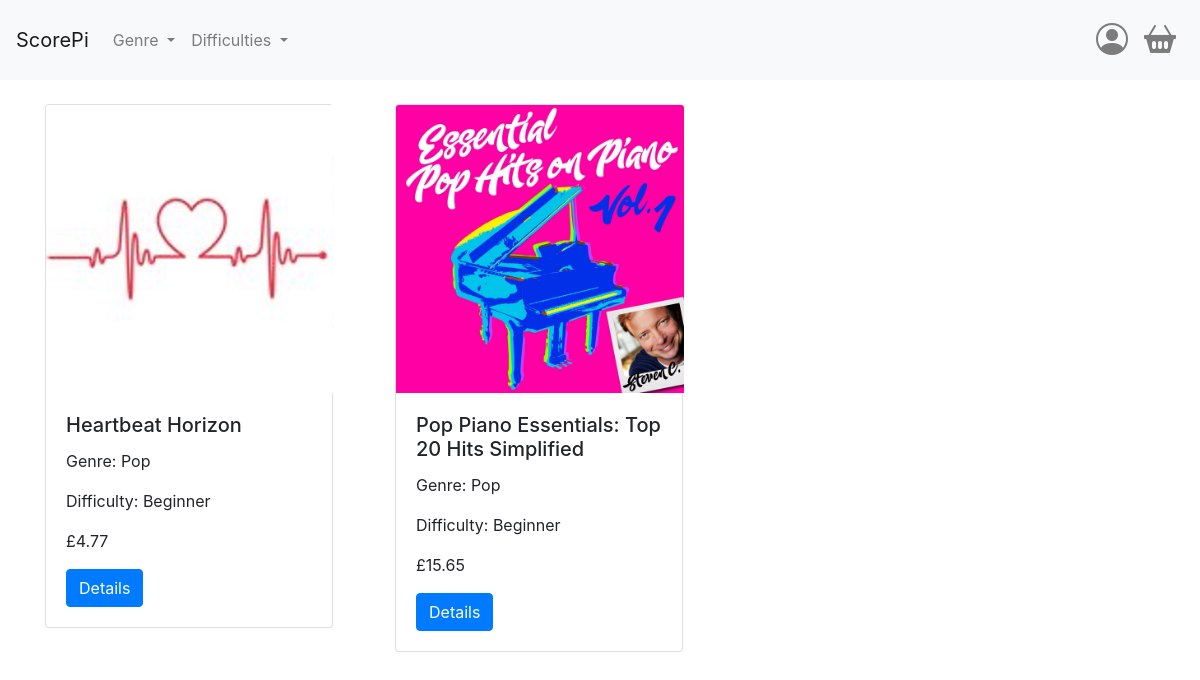
Screenshot of /pop with the database file from the repository.
### app/models.py (models this page shows)
class Products(db.Model):
    id = db.Column(db.Integer, primary_key=True)
    title = db.Column(db.String(50), index=True, unique=True)
    description = db.Column(db.String(500))
    genre = db.Column(db.String(50))
    difficulty = db.Column(db.String(50))
    stock = db.Column(db.Integer)
    image = db.Column(db.String(200))
    price = db.Column(db.Float)

### app/views.py (the view)
@app.route('/pop', methods=['GET', 'POST'])
def pop():
    products = Products.query.all()
    return render_template('genre_pop.html',
                           title='Genre: Pop', products=products)

### app/templates/genre_pop.html (shortened to what this page needs)
{% extends "base.html" %}
{% block content %}
<div class="container">
    {% for product in products %}
        {% if product.genre == "Pop" %}
            {% if loop.index0 % 3 == 0 %}
                <div class="row">
            {% endif %}
            <div class="col-md-4">
                <div class="card" style="width: 18rem;">
                <img src="{{ url_for('static', filename='images/' ~ product.image) }}" class="card-img-top" alt="{{ product.title }}" style="width: 288px; height: 288px;">
                <div class="card-body">
                    <h5 class="card-title">{{ product.title }}</h5>
                    <p class="card-text">Genre: {{ product.genre }}</p>
                    <p class="card-text">Difficulty: {{ product.difficulty }}</p>
                    <p class="card-text">£{{ product.price }}</p>
                    <a href="{{ url_for('details', ID=product.id) }}" class="btn btn-primary">Details</a>
                    </div>
                </div>
            </div>
            {% if loop.index0 % 3 == 2 or loop.last %}
                </div>
            {% endif %}
        {% endif %}
    {% endfor %}
  </div>
{% endblock %}

### rows the page displays
Products: image (picture), title "Heartbeat Horizon", genre "Pop", difficulty "Beginner", price "4.77"
Products: image (picture), title "Pop Piano Essentials: Top 20 Hits Simplified", genre "Pop", difficulty "Beginner", price "15.65"
